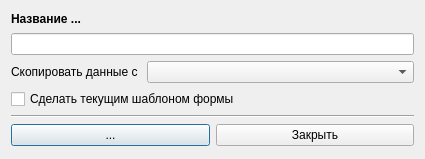
<?xml version="1.0" encoding="UTF-8"?>
<ui version="4.0">
 <class>NedTemplateDialogWindow</class>
 <widget class="QDialog" name="NedTemplateDialogWindow">
  <property name="geometry">
   <rect>
    <x>0</x>
    <y>0</y>
    <width>425</width>
    <height>159</height>
   </rect>
  </property>
  <property name="windowTitle">
   <string>Dialog</string>
  </property>
  <layout class="QVBoxLayout" name="verticalLayout">
   <property name="bottomMargin">
    <number>9</number>
   </property>
   <item>
    <widget class="QLabel" name="label_nametemplate">
     <property name="minimumSize">
      <size>
       <width>0</width>
       <height>0</height>
      </size>
     </property>
     <property name="maximumSize">
      <size>
       <width>16777215</width>
       <height>16</height>
      </size>
     </property>
     <property name="styleSheet">
      <string notr="true">font-weight: bold;</string>
     </property>
     <property name="text">
      <string>&lt;html&gt;&lt;head/&gt;&lt;body&gt;&lt;p&gt;Название ...&lt;/p&gt;&lt;/body&gt;&lt;/html&gt;</string>
     </property>
     <property name="textFormat">
      <enum>Qt::AutoText</enum>
     </property>
     <property name="scaledContents">
      <bool>false</bool>
     </property>
    </widget>
   </item>
   <item>
    <widget class="QLineEdit" name="lineedit_nametemplate">
     <property name="text">
      <string/>
     </property>
    </widget>
   </item>
   <item>
    <layout class="QHBoxLayout" name="hl_copytemplate" stretch="0,1">
     <item>
      <widget class="QLabel" name="label_copyfrom">
       <property name="text">
        <string>Скопировать данные с </string>
       </property>
      </widget>
     </item>
     <item>
      <widget class="QComboBox" name="combox_templates"/>
     </item>
    </layout>
   </item>
   <item>
    <widget class="QCheckBox" name="checkbox_is_active">
     <property name="text">
      <string>Сделать текущим шаблоном формы</string>
     </property>
    </widget>
   </item>
   <item>
    <widget class="Line" name="line">
     <property name="orientation">
      <enum>Qt::Horizontal</enum>
     </property>
    </widget>
   </item>
   <item>
    <layout class="QHBoxLayout" name="hl_addsaveclose">
     <item>
      <widget class="QPushButton" name="btn_nesvariable">
       <property name="text">
        <string>...</string>
       </property>
      </widget>
     </item>
     <item>
      <widget class="QPushButton" name="btn_close">
       <property name="text">
        <string>Закрыть</string>
       </property>
       <property name="icon">
        <iconset>
         <normaloff>:/icons/resources/icons/close.svg</normaloff>:/icons/resources/icons/close.svg</iconset>
       </property>
      </widget>
     </item>
    </layout>
   </item>
  </layout>
 </widget>
 <resources>
  <include location="../../resources.qrc"/>
 </resources>
 <connections/>
</ui>
